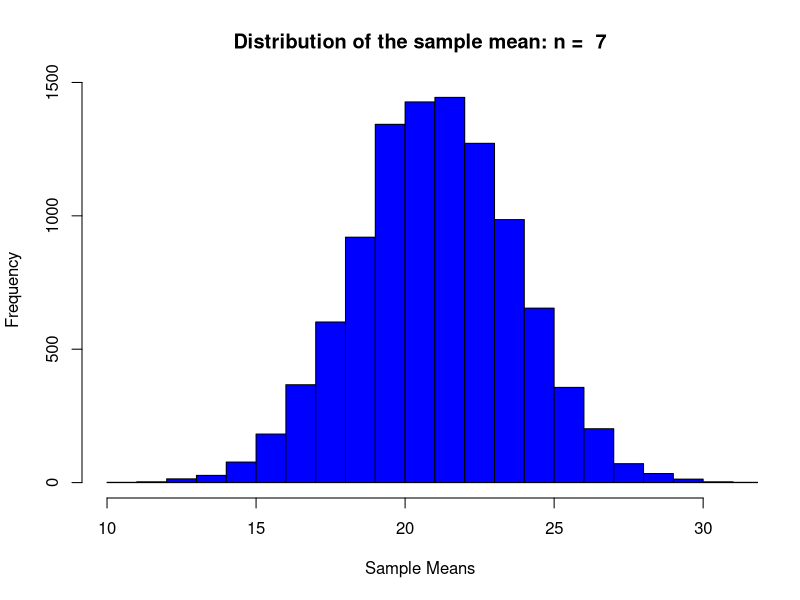

Generate this figure with R:
## ---- chunk 1
knitr::opts_chunk$set(echo = TRUE)
## ---- chunk 2
n = 7 # sample size per sample
simulations = 10000 #number of samples and thus number of xbars we will generate.  
mu = 21; # mean parameter for use with normal distribuions
sigma = 7.08; # standard deviation parameter for use with normal distribuions
## ---- chunk 3
xbar_holder = numeric(simulations) # This will hold all the sample means.
## ---- chunk 4
for (i in 1:simulations)
{ 
  sample = rnorm(n,mean = mu, sd = sigma)
  xbar = mean(sample)
  xbar_holder[i] = xbar
}
## ---- chunk 5
hist(xbar_holder, col = "blue", main = paste("Distribution of the sample mean: n = ", n), xlab = "Sample Means", xlim = c(10,31))
## ---- chunk 6
summary(xbar_holder)
## ---- chunk 7
pvalue = length(which(xbar_holder>29.86))/simulations
pvalue
